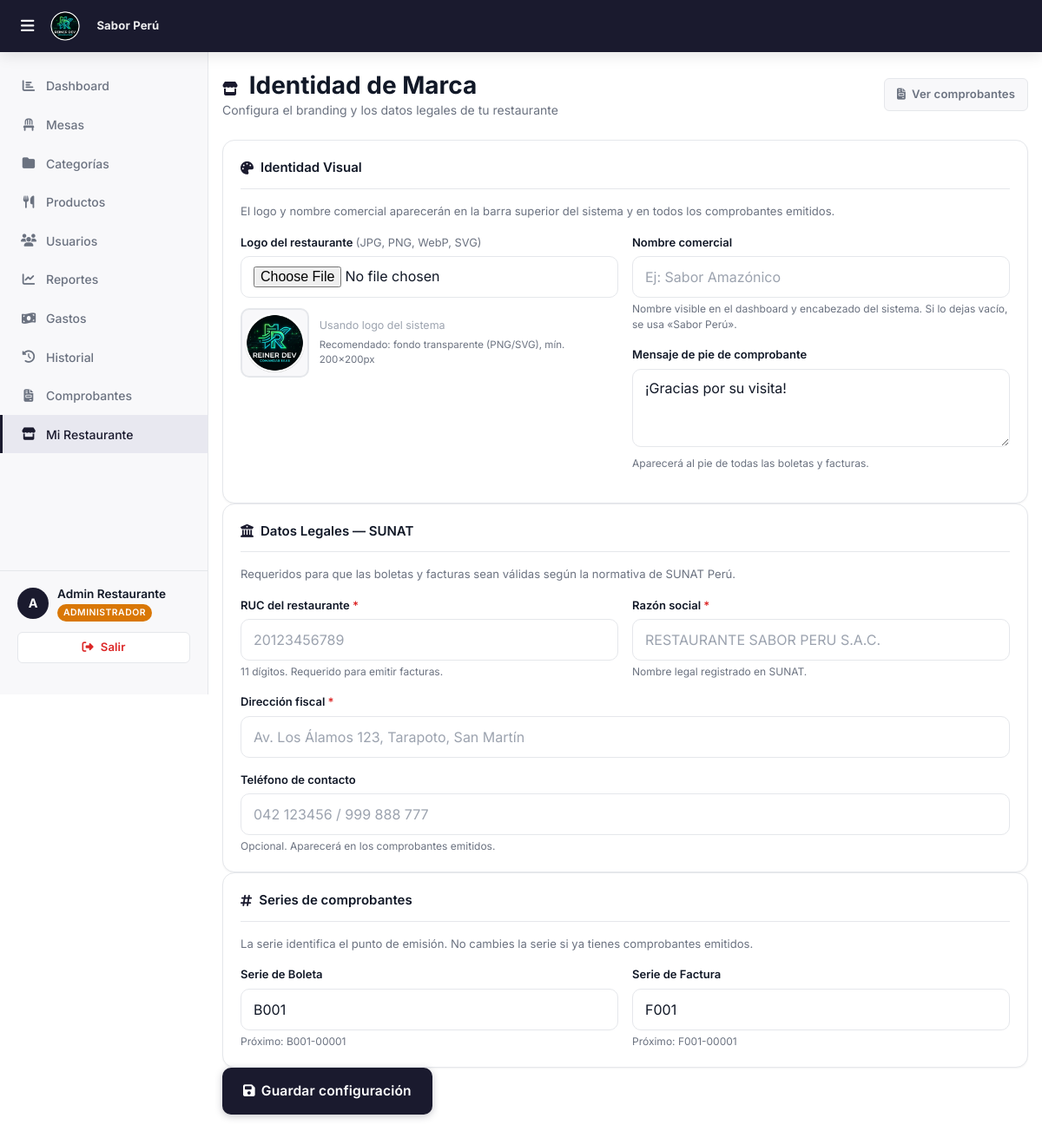
The page /roles/admin/config_facturacion.php (signed in) on the database as committed earlier.
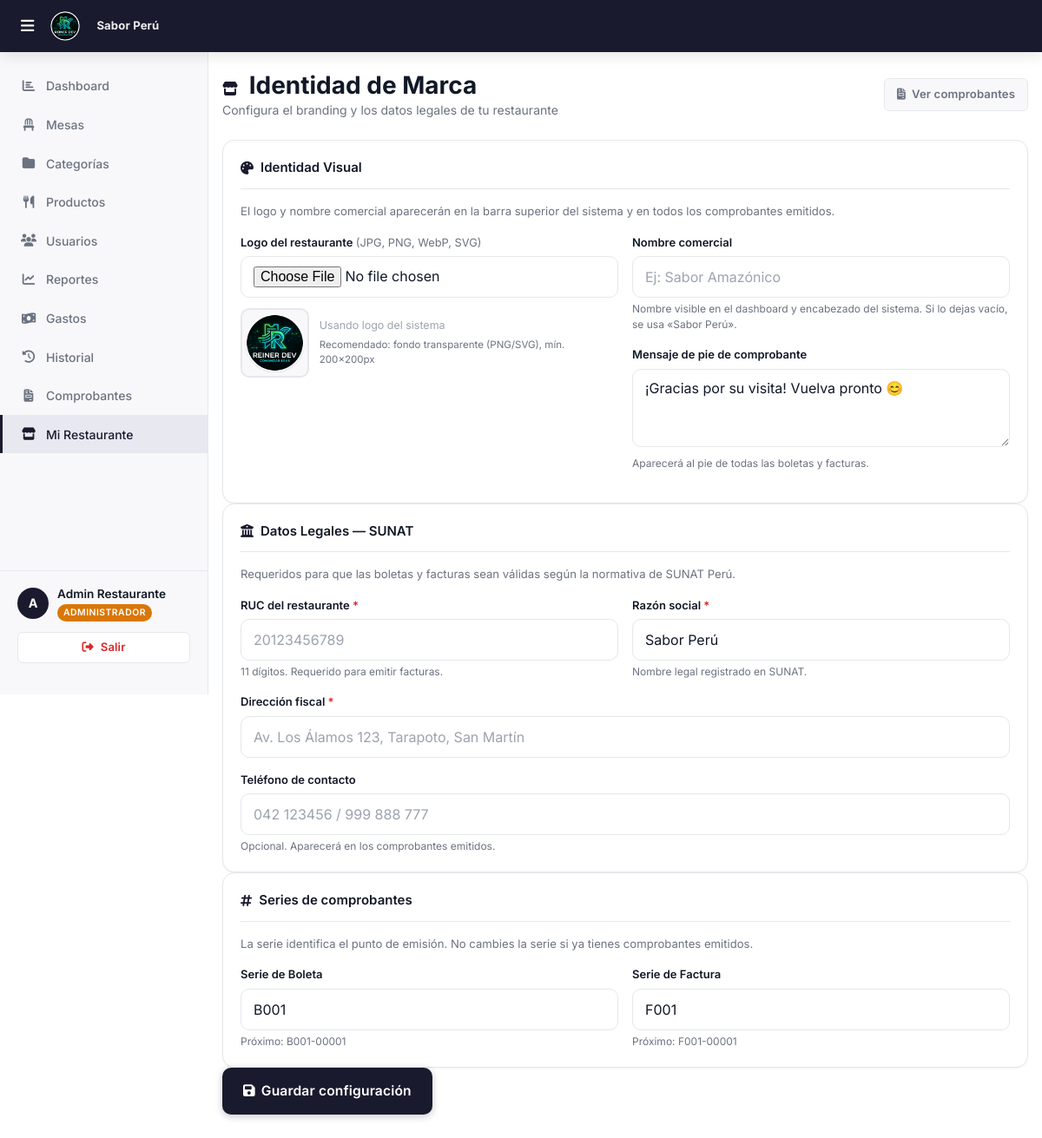
The same page on the database as committed later.
### tables this page shows
CREATE TABLE IF NOT EXISTS restaurantes (
    id         INT PRIMARY KEY AUTO_INCREMENT,
    nombre     VARCHAR(100) NOT NULL,
    logo       VARCHAR(255) DEFAULT NULL,
    activo     TINYINT(1)   DEFAULT 1,
    created_at TIMESTAMP    DEFAULT CURRENT_TIMESTAMP
);

CREATE TABLE IF NOT EXISTS facturacion_config (
    id                  INT PRIMARY KEY AUTO_INCREMENT,
    restaurante_id      INT          NOT NULL UNIQUE,
    ruc                 VARCHAR(11)  DEFAULT NULL,
    razon_social        VARCHAR(200) DEFAULT NULL,
    direccion_fiscal    VARCHAR(300) DEFAULT NULL,
    serie_boleta        VARCHAR(4)   DEFAULT 'B001',
    serie_factura       VARCHAR(4)   DEFAULT 'F001',
    correlativo_boleta  INT          DEFAULT 0,
    correlativo_factura INT          DEFAULT 0,
    pie_mensaje         VARCHAR(300) DEFAULT '¡Gracias por su visita!',
    logo                VARCHAR(255) DEFAULT NULL,
    updated_at          TIMESTAMP    DEFAULT CURRENT_TIMESTAMP ON UPDATE CURRENT_TIMESTAMP,
    FOREIGN KEY (restaurante_id) REFERENCES restaurantes(id) ON DELETE CASCADE
);

### roles/admin/config_facturacion.php (the view, shortened to what the rows shown need)
<?php
$restauranteId = $_SESSION['restaurante_id'];
$db = getDB();
$stCfg = $db->prepare("SELECT * FROM facturacion_config WHERE restaurante_id = ?");
$stCfg->execute([$restauranteId]);
$cfg = $stCfg->fetch() ?: [];
$stRest = $db->prepare("SELECT nombre FROM restaurantes WHERE id = ?");
$stRest->execute([$restauranteId]);
$restaurante = $stRest->fetch();
require_once '../../includes/header.php';
?>
        <div class="page-content">
            <div class="d-flex align-center justify-between mb-24">
                <div>
                    <h1><i class="fa-solid fa-store" style="font-size:1rem;margin-right:6px;color:var(--primary);"></i> Identidad de Marca</h1>
                </div>
            </div>
            <form method="POST" enctype="multipart/form-data">
                <div class="card mb-20">
                    <div style="display:grid;grid-template-columns:1fr 1fr;gap:16px;" class="mb-16">
                        <div>
                            <label class="form-label">Nombre comercial</label>
                            <input type="text" name="nombre_comercial" class="form-control"
                                value="<?= htmlspecialchars($cfg['nombre_comercial'] ?? '') ?>"
                                placeholder="Ej: Sabor Amazónico">
                            <div style="font-size:.75rem;color:var(--text-secondary);margin-top:4px;">
                                Nombre visible en el dashboard y encabezado del sistema. Si lo dejas vacío, se usa «<?= htmlspecialchars($restaurante['nombre'] ?? 'Restaurante') ?>».
                            </div>
                            <div style="margin-top:16px;">
                                <label class="form-label">Mensaje de pie de comprobante</label>
                                <textarea name="pie_mensaje" class="form-control" rows="3"
                                    placeholder="¡Gracias por su visita! Vuelva pronto 😊"
                                    maxlength="300"><?= htmlspecialchars($cfg['pie_mensaje'] ?? '¡Gracias por su visita!') ?></textarea>
                                <div style="font-size:.75rem;color:var(--text-secondary);margin-top:4px;">Aparecerá al pie de todas las boletas y facturas.</div>
                            </div>
                        </div>
                    </div>
                </div>
                <div class="card mb-20">
                    <div style="display:grid;grid-template-columns:1fr 1fr;gap:16px;" class="mb-16">
                        <div>
                            <label class="form-label">Razón social <span style="color:var(--danger);">*</span></label>
                            <input type="text" name="razon_social" class="form-control"
                                value="<?= htmlspecialchars($cfg['razon_social'] ?? '') ?>"
                                placeholder="RESTAURANTE SABOR PERU S.A.C.">
                            <div style="font-size:.75rem;color:var(--text-secondary);margin-top:4px;">Nombre legal registrado en SUNAT.</div>
                        </div>
                    </div>
                </div>
                <div class="card mb-20">
                    <div style="display:grid;grid-template-columns:1fr 1fr;gap:16px;">
                        <div>
                            <label class="form-label">Serie de Boleta</label>
                            <input type="text" name="serie_boleta" class="form-control"
                                value="<?= htmlspecialchars($cfg['serie_boleta'] ?? 'B001') ?>"
                                placeholder="B001" maxlength="4"
                                oninput="this.value=this.value.toUpperCase()">
                            <div style="font-size:.75rem;color:var(--text-secondary);margin-top:4px;">
                                Próximo: <?= htmlspecialchars($cfg['serie_boleta'] ?? 'B001') ?>-<?= str_pad(intval($cfg['correlativo_boleta'] ?? 0) + 1, 5, '0', STR_PAD_LEFT) ?>
                            </div>
                        </div>
                        <div>
                            <label class="form-label">Serie de Factura</label>
                            <input type="text" name="serie_factura" class="form-control"
                                value="<?= htmlspecialchars($cfg['serie_factura'] ?? 'F001') ?>"
                                placeholder="F001" maxlength="4"
                                oninput="this.value=this.value.toUpperCase()">
                            <div style="font-size:.75rem;color:var(--text-secondary);margin-top:4px;">
                                Próximo: <?= htmlspecialchars($cfg['serie_factura'] ?? 'F001') ?>-<?= str_pad(intval($cfg['correlativo_factura'] ?? 0) + 1, 5, '0', STR_PAD_LEFT) ?>
                            </div>
                        </div>
                    </div>
                </div>
            </form>
        </div>
<?php require_once '../../includes/footer.php'; ?>

### includes/header.php (shortened to what the rows shown need)
<?php
$_brandingLogo   = BASE_URL . '/assets/logo.png';
$_brandingNombre = 'R.DEV';
if (!empty($_SESSION['restaurante_id']) && $_SESSION['rol'] !== 'superadmin') {
    try {
        $_dbB = getDB();
        $_stB = $_dbB->prepare("
            SELECT fc.logo, fc.nombre_comercial, r.nombre
            FROM restaurantes r
            LEFT JOIN facturacion_config fc ON fc.restaurante_id = r.id
            WHERE r.id = ?
        ");
        $_stB->execute([$_SESSION['restaurante_id']]);
        $_brand = $_stB->fetch();
        if ($_brand) {
            $_brandingNombre = htmlspecialchars(
                !empty($_brand['nombre_comercial']) ? $_brand['nombre_comercial'] : $_brand['nombre']
            );
        }
    } catch (Exception $_eB) {  }
}
?>
<!DOCTYPE html>
<html lang="es">
<head>
    <link rel="stylesheet" href="https://cdnjs.cloudflare.com/ajax/libs/font-awesome/6.5.1/css/all.min.css">
    <link rel="stylesheet" href="<?= BASE_URL ?>/assets/css/main.css?v=<?= filemtime(__DIR__ . '/../assets/css/main.css') ?>">
</head>
<body>
<nav class="navbar">
    <div class="navbar-brand">
        <?php if ($_SESSION['rol'] === 'superadmin'): ?>
            <img src="<?= BASE_URL ?>/assets/logo.png" alt="R.DEV" style="height:32px;width:auto;">
        <?php else: ?>
            <img src="<?= $_brandingLogo ?>" alt="<?= $_brandingNombre ?>"
                 style="height:36px;width:auto;max-width:120px;object-fit:contain;border-radius:4px;">
            <span style="font-size:.82rem;font-weight:700;color:rgba(255,255,255,.92);margin-left:8px;
                         max-width:160px;overflow:hidden;text-overflow:ellipsis;white-space:nowrap;
                         letter-spacing:.01em;">
                <?= $_brandingNombre ?>
            </span>
        <?php endif; ?>
    </div>
</nav>
<div class="layout-admin">
    <div class="main-content">

Rows that differ between the two databases and show on the page:
added facturacion_config: restaurante.nombre "Sabor Perú", pie_mensaje "¡Gracias por su visita! Vuelva pronto 😊", razon_social "Sabor Perú", serie_boleta "B001", correlativo_boleta "00001", serie_factura "F001", correlativo_factura "00001"
Other text that changed with them:
form field pie_mensaje: "¡Gracias por su visita!" → (not shown)
form field serie_boleta: "B001" → (not shown)
$cfg['serie_boleta']: "B001" → (not shown)
form field serie_factura: "F001" → (not shown)
$cfg['serie_factura']: "F001" → (not shown)
text no longer shown: "00001 00001"
